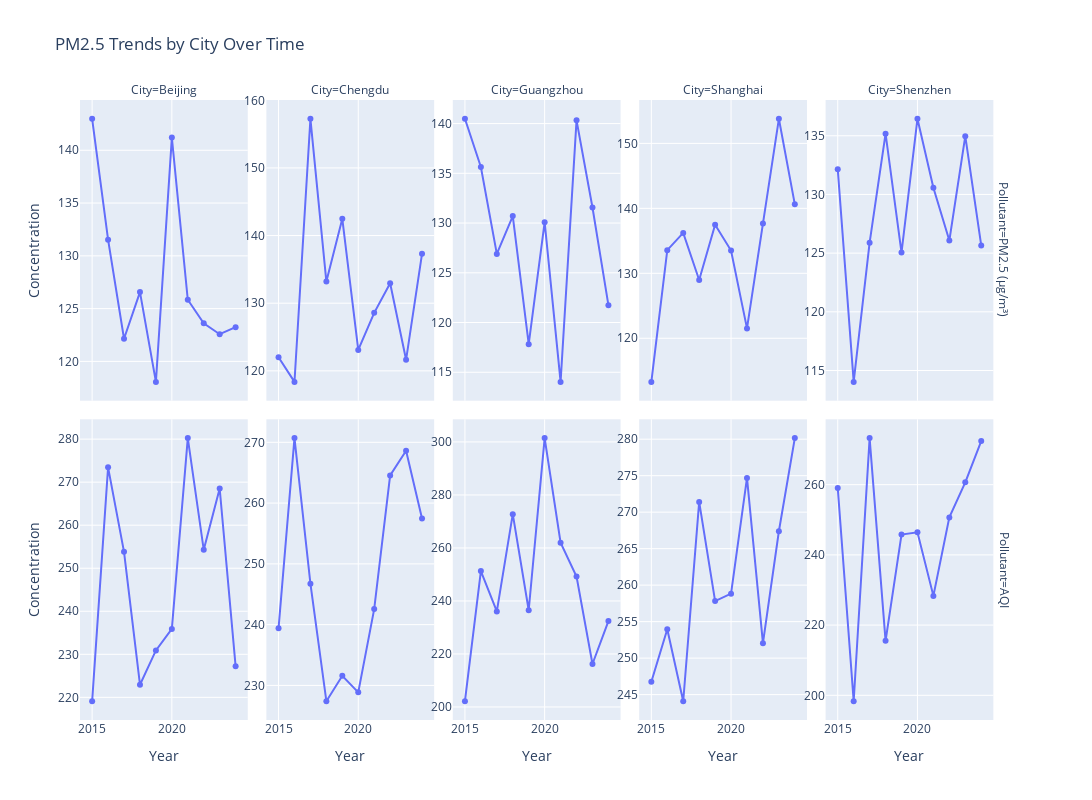

Here is the notebook cell this chart was saved with:
### Code cell
# Plotting the line graph to visualize the trends by year for each city
fig = px.line(city_year_grouped_df, x = 'Year', y = 'Concentration', facet_col='City', facet_row='Pollutant', markers=True, title='PM2.5 Trends by City Over Time')
print('Tip: Hover over the datapoints to preview data labels')
fig.update_yaxes(matches=None, showticklabels=True)
fig.update_layout(height=800, width=2000)
fig.show()

### Figure 1 — Plotly figure (JSON) as saved in the notebook; plotly's stock layout.template omitted (floating-point values rounded to 4 significant figures)
{"data": [{"hovertemplate": "Pollutant=PM2.5 (µg/m³)<br>City=Beijing<br>Year=%{x}<br>Concentration=%{y}<extra></extra>", "legendgroup": "", "line": {"color": "#636efa", "dash": "solid"}, "marker": {"symbol": "circle"}, "mode": "lines+markers", "name": "", "orientation": "v", "showlegend": false, "type": "scatter", "x": [2015, 2016, 2017, 2018, 2019, 2020, 2021, 2022, 2023, 2024], "xaxis": "x6", "y": [143.0, 131.5, 122.1, 126.6, 118.1, 141.2, 125.8, 123.6, 122.6, 123.2], "yaxis": "y6"}, {"hovertemplate": "Pollutant=PM2.5 (µg/m³)<br>City=Chengdu<br>Year=%{x}<br>Concentration=%{y}<extra></extra>", "legendgroup": "", "line": {"color": "#636efa", "dash": "solid"}, "marker": {"symbol": "circle"}, "mode": "lines+markers", "name": "", "orientation": "v", "showlegend": false, "type": "scatter", "x": [2015, 2016, 2017, 2018, 2019, 2020, 2021, 2022, 2023, 2024], "xaxis": "x7", "y": [122.0, 118.4, 157.3, 133.2, 142.5, 123.1, 128.6, 133.0, 121.6, 137.3], "yaxis": "y7"}, {"hovertemplate": "Pollutant=PM2.5 (µg/m³)<br>City=Guangzhou<br>Year=%{x}<br>Concentration=%{y}<extra></extra>", "legendgroup": "", "line": {"color": "#636efa", "dash": "solid"}, "marker": {"symbol": "circle"}, "mode": "lines+markers", "name": "", "orientation": "v", "showlegend": false, "type": "scatter", "x": [2015, 2016, 2017, 2018, 2019, 2020, 2021, 2022, 2023, 2024], "xaxis": "x8", "y": [140.5, 135.6, 126.9, 130.7, 117.8, 130.1, 114.0, 140.3, 131.6, 121.7], "yaxis": "y8"}, {"hovertemplate": "Pollutant=PM2.5 (µg/m³)<br>City=Shanghai<br>Year=%{x}<br>Concentration=%{y}<extra></extra>", "legendgroup": "", "line": {"color": "#636efa", "dash": "solid"}, "marker": {"symbol": "circle"}, "mode": "lines+markers", "name": "", "orientation": "v", "showlegend": false, "type": "scatter", "x": [2015, 2016, 2017, 2018, 2019, 2020, 2021, 2022, 2023, 2024], "xaxis": "x9", "y": [113.3, 133.6, 136.2, 129.0, 137.5, 133.5, 121.5, 137.6, 153.8, 140.6], "yaxis": "y9"}, {"hovertemplate": "Pollutant=PM2.5 (µg/m³)<br>City=Shenzhen<br>Year=%{x}<br>Concentration=%{y}<extra></extra>", "legendgroup": "", "line": {"color": "#636efa", "dash": "solid"}, "marker": {"symbol": "circle"}, "mode": "lines+markers", "name": "", "orientation": "v", "showlegend": false, "type": "scatter", "x": [2015, 2016, 2017, 2018, 2019, 2020, 2021, 2022, 2023, 2024], "xaxis": "x10", "y": [132.2, 114.0, 125.9, 135.2, 125.0, 136.4, 130.6, 126.1, 135.0, 125.7], "yaxis": "y10"}, {"hovertemplate": "Pollutant=AQI<br>City=Beijing<br>Year=%{x}<br>Concentration=%{y}<extra></extra>", "legendgroup": "", "line": {"color": "#636efa", "dash": "solid"}, "marker": {"symbol": "circle"}, "mode": "lines+markers", "name": "", "orientation": "v", "showlegend": false, "type": "scatter", "x": [2015, 2016, 2017, 2018, 2019, 2020, 2021, 2022, 2023, 2024], "xaxis": "x", "y": [219.1, 273.4, 253.8, 222.9, 230.9, 235.9, 280.2, 254.3, 268.5, 227.2], "yaxis": "y"}, {"hovertemplate": "Pollutant=AQI<br>City=Chengdu<br>Year=%{x}<br>Concentration=%{y}<extra></extra>", "legendgroup": "", "line": {"color": "#636efa", "dash": "solid"}, "marker": {"symbol": "circle"}, "mode": "lines+markers", "name": "", "orientation": "v", "showlegend": false, "type": "scatter", "x": [2015, 2016, 2017, 2018, 2019, 2020, 2021, 2022, 2023, 2024], "xaxis": "x2", "y": [239.4, 270.7, 246.7, 227.4, 231.6, 228.9, 242.6, 264.6, 268.6, 257.5], "yaxis": "y2"}, {"hovertemplate": "Pollutant=AQI<br>City=Guangzhou<br>Year=%{x}<br>Concentration=%{y}<extra></extra>", "legendgroup": "", "line": {"color": "#636efa", "dash": "solid"}, "marker": {"symbol": "circle"}, "mode": "lines+markers", "name": "", "orientation": "v", "showlegend": false, "type": "scatter", "x": [2015, 2016, 2017, 2018, 2019, 2020, 2021, 2022, 2023, 2024], "xaxis": "x3", "y": [202.2, 251.3, 236.0, 272.7, 236.5, 301.5, 262.0, 249.2, 216.2, 232.4], "yaxis": "y3"}, {"hovertemplate": "Pollutant=AQI<br>City=Shanghai<br>Year=%{x}<br>Concentration=%{y}<extra></extra>", "legendgroup": "", "line": {"color": "#636efa", "dash": "solid"}, "marker": {"symbol": "circle"}, "mode": "lines+markers", "name": "", "orientation": "v", "showlegend": false, "type": "scatter", "x": [2015, 2016, 2017, 2018, 2019, 2020, 2021, 2022, 2023, 2024], "xaxis": "x4", "y": [246.8, 254.0, 244.1, 271.4, 257.8, 258.8, 274.7, 252.0, 267.4, 280.2], "yaxis": "y4"}, {"hovertemplate": "Pollutant=AQI<br>City=Shenzhen<br>Year=%{x}<br>Concentration=%{y}<extra></extra>", "legendgroup": "", "line": {"color": "#636efa", "dash": "solid"}, "marker": {"symbol": "circle"}, "mode": "lines+markers", "name": "", "orientation": "v", "showlegend": false, "type": "scatter", "x": [2015, 2016, 2017, 2018, 2019, 2020, 2021, 2022, 2023, 2024], "xaxis": "x5", "y": [259.1, 198.3, 273.3, 215.5, 245.8, 246.4, 228.3, 250.7, 260.7, 272.4], "yaxis": "y5"}], "layout": {"annotations": [{"font": {}, "showarrow": false, "text": "City=Beijing", "x": 0.09, "xanchor": "center", "xref": "paper", "y": 1, "yanchor": "bottom", "yref": "paper"}, {"font": {}, "showarrow": false, "text": "City=Chengdu", "x": 0.29, "xanchor": "center", "xref": "paper", "y": 1, "yanchor": "bottom", "yref": "paper"}, {"font": {}, "showarrow": false, "text": "City=Guangzhou", "x": 0.49, "xanchor": "center", "xref": "paper", "y": 1, "yanchor": "bottom", "yref": "paper"}, {"font": {}, "showarrow": false, "text": "City=Shanghai", "x": 0.69, "xanchor": "center", "xref": "paper", "y": 1, "yanchor": "bottom", "yref": "paper"}, {"font": {}, "showarrow": false, "text": "City=Shenzhen", "x": 0.89, "xanchor": "center", "xref": "paper", "y": 1, "yanchor": "bottom", "yref": "paper"}, {"font": {}, "showarrow": false, "text": "Pollutant=AQI", "textangle": 90, "x": 0.98, "xanchor": "left", "xref": "paper", "y": 0.2425, "yanchor": "middle", "yref": "paper"}, {"font": {}, "showarrow": false, "text": "Pollutant=PM2.5 (µg/m³)", "textangle": 90, "x": 0.98, "xanchor": "left", "xref": "paper", "y": 0.7575, "yanchor": "middle", "yref": "paper"}], "height": 800, "legend": {"tracegroupgap": 0}, "title": {"text": "PM2.5 Trends by City Over Time"}, "width": 2000, "xaxis": {"anchor": "y", "domain": [0, 0.18], "title": {"text": "Year"}}, "xaxis10": {"anchor": "y10", "domain": [0.8, 0.98], "matches": "x", "showticklabels": false}, "xaxis2": {"anchor": "y2", "domain": [0.2, 0.38], "matches": "x", "title": {"text": "Year"}}, "xaxis3": {"anchor": "y3", "domain": [0.4, 0.58], "matches": "x", "title": {"text": "Year"}}, "xaxis4": {"anchor": "y4", "domain": [0.6, 0.78], "matches": "x", "title": {"text": "Year"}}, "xaxis5": {"anchor": "y5", "domain": [0.8, 0.98], "matches": "x", "title": {"text": "Year"}}, "xaxis6": {"anchor": "y6", "domain": [0, 0.18], "matches": "x", "showticklabels": false}, "xaxis7": {"anchor": "y7", "domain": [0.2, 0.38], "matches": "x", "showticklabels": false}, "xaxis8": {"anchor": "y8", "domain": [0.4, 0.58], "matches": "x", "showticklabels": false}, "xaxis9": {"anchor": "y9", "domain": [0.6, 0.78], "matches": "x", "showticklabels": false}, "yaxis": {"anchor": "x", "domain": [0, 0.485], "showticklabels": true, "title": {"text": "Concentration"}}, "yaxis10": {"anchor": "x10", "domain": [0.515, 1], "showticklabels": true}, "yaxis2": {"anchor": "x2", "domain": [0, 0.485], "showticklabels": true}, "yaxis3": {"anchor": "x3", "domain": [0, 0.485], "showticklabels": true}, "yaxis4": {"anchor": "x4", "domain": [0, 0.485], "showticklabels": true}, "yaxis5": {"anchor": "x5", "domain": [0, 0.485], "showticklabels": true}, "yaxis6": {"anchor": "x6", "domain": [0.515, 1], "showticklabels": true, "title": {"text": "Concentration"}}, "yaxis7": {"anchor": "x7", "domain": [0.515, 1], "showticklabels": true}, "yaxis8": {"anchor": "x8", "domain": [0.515, 1], "showticklabels": true}, "yaxis9": {"anchor": "x9", "domain": [0.515, 1], "showticklabels": true}}}
